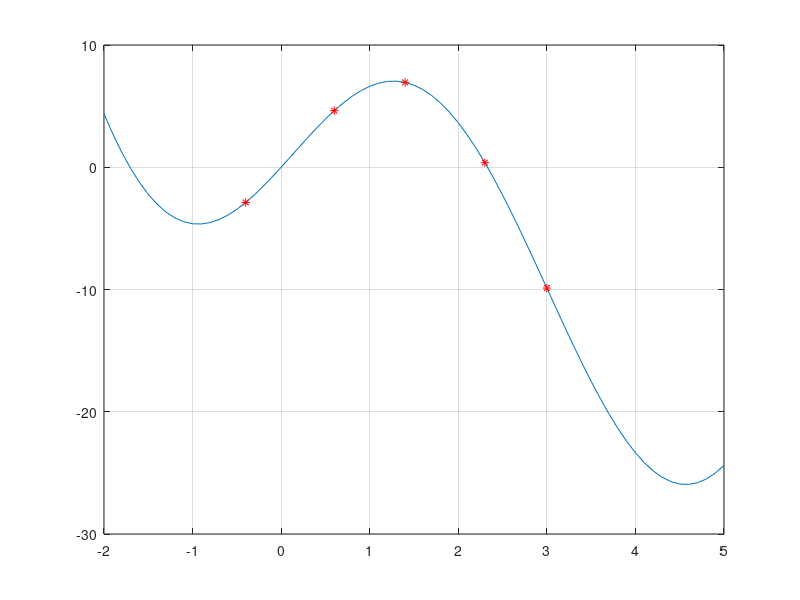

The MATLAB source for this figure: (Note: this script raises an error after producing the figure.)
clear all
close all
clc

%% 함수 생성
x0 = [-2 :0.1: 5];
y0 = x0.^2 -7*x0 +15*sin(x0);

plot(x0, y0)
grid on
hold on

%% 데이터 취득 (5개)
xs = [x0(17) x0(27) x0(35) x0(44) x0(51)];
ys = [y0(17) y0(27) y0(35) y0(44) y0(51)];
plot(xs, ys, 'r*')

%% 데이터 개수 받기
[r c] = size(xs);

%%lk 구하기
syms x1
lk = 1
for i = 1:1:c
      lk = lk * (x1 - xs(i));
end

%%LK 구하기
for i = 1:1:c
    ll = lk / (x1 - xs(i));
    LK(i) = ll / subs (ll, x1, xs(i));
end

%% 라그랑지 다항식 구하기
p1 = 0;
for i = 1:1:c
    p1 = p1 + LK(i) * ys(i);
end

%%일반 다항식 보간법
syms x2

%% AA구하기
AA = 1;
for i = 1:1:(c-1)
    AA = [AA (x2)^i];
end

%% BB구하기
BB = [subs(AA, x2, xs(1))];
for i = 2:1:c
    BB = [BB ; [subs(AA, x2, xs(i))]];
end

%%CC구하기
CC = ys';

%% 일반 다항식 보간법 구하기
p2 =  AA*inv(BB)*CC;

%% 뉴턴 보간법
syms x3;

%% AA2 구하기
AA2 = 1;
AB2 = 1;
for i= 1:1:c-1
    AB2 = AB2*(x3 - xs(i));
    AA2 = [AA2 AB2];
end

%% BB2
BB2 = zeros(c, c);

for i = 1:1:c
    for j = 1:1:c
        if j == 1
            BB2(i,j) = 1;
        elseif j<=i
            BB2(i,j) = subs(AA2(j), x3, xs(i))
        end
    end
end

%% P3

p3 = AA2*inv(BB2)*CC;

%%결과 비교하기
ye1 = subs(p1, x1, x0); %라그랑지 보간법
ye2 = subs(p2, x2, x0); %일반다항식 보간법
ye3 = subs(p3, x3, x0); %뉴턴 보간법
plot(x0, ye1,'b')
plot(x0, ye2, 'g.--')
plot(x0, ye3, 'm--')
legend('원 함수','데이터 점','라그랑지','일반 다항식','뉴턴')